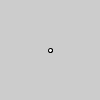
Frame 1 (no input)
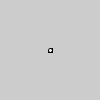
Frame 60 (the mouse pressed at the canvas centre just before this capture)
Frame 120 (the mouse held since frame 60 and released just before this capture): identical to frame 60, image omitted

The Processing sketch that drew these frames (run headless with seeded random() and noise(); from frame 60 on, the mouse is pressed at the canvas centre):

// Processing sketch: Thing_20120829
// ── Thing_20120829.pde
  Thing myThing;
  Thing yourThing;

void setup(){
  myThing= new Thing();
  yourThing= new Thing();
}
void draw(){
  myThing.display();
  yourThing.display();
}

class Thing{
    
      color c;
      float xpos;
      float ypos;
      float diameter;

Thing() {
  c=color(168);
  xpos=width/2;
  ypos=height/2;
  diameter=4.0;
}


void display(){
 smooth();
 ellipse(xpos,ypos,diameter,diameter);
}

}
